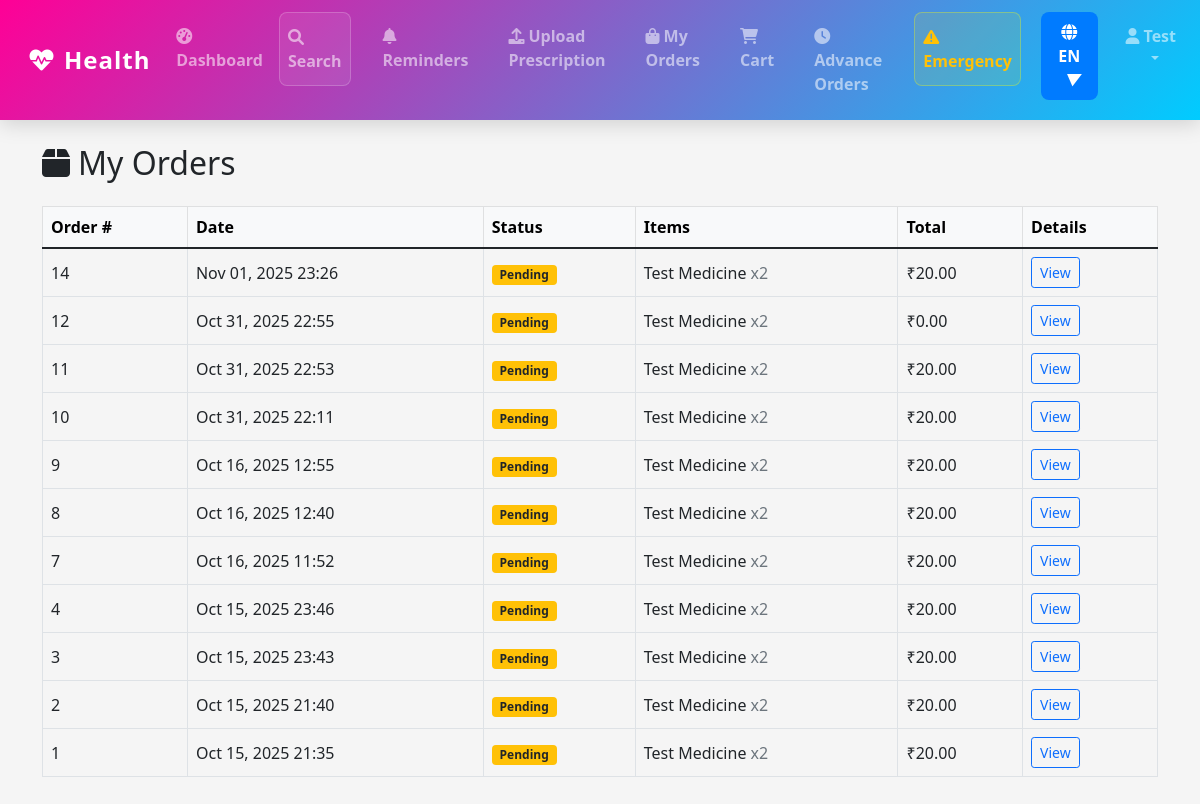
/en/orders/my-orders/ (signed in), run on the app's committed database.
### users/models.py (models this page shows, shortened)
class User(AbstractUser):
    LANGUAGE_CHOICES = [
        ('en', 'English'),
        ('hi', 'Hindi'),
        ('mr', 'Marathi'),
    ]
    phone_number = models.CharField(max_length=15, unique=True)
    preferred_language = models.CharField(max_length=2, choices=LANGUAGE_CHOICES, default='en')
    profile_picture = models.ImageField(upload_to='profile_pictures/', null=True, blank=True)
    is_pharmacist = models.BooleanField(default=False)
    pharmacy = models.ForeignKey('pharmacy.Pharmacy', on_delete=models.SET_NULL, null=True, blank=True, related_name='pharmacists')
    created_at = models.DateTimeField(auto_now_add=True)
    updated_at = models.DateTimeField(auto_now=True)

### orders/models.py (models this page shows, shortened)
class Order(models.Model):
    STATUS_CHOICES = [
        ('pending', _('Pending')),
        ('confirmed', _('Confirmed')),
        ('preparing', _('Preparing')),
        ('ready', _('Ready for Pickup')),
        ('out_for_delivery', _('Out for Delivery')),
        ('delivered', _('Delivered')),
        ('completed', _('Completed')),
        ('cancelled', _('Cancelled')),
    ]
    PAYMENT_METHODS = [
        ('cod', _('Cash on Delivery')),
        ('online', _('Online Payment')),
        ('card', _('Card Payment')),
    ]
    PAYMENT_STATUS_CHOICES = [
        ('pending', _('Pending')),
        ('paid', _('Paid')),
        ('failed', _('Failed')),
        ('refunded', _('Refunded')),
    ]
    DELIVERY_METHODS = [
        ('pickup', _('Store Pickup')),
        ('home_delivery', _('Home Delivery')),
    ]
    user = models.ForeignKey(User, on_delete=models.CASCADE)
    pharmacy = models.ForeignKey(Pharmacy, on_delete=models.CASCADE)
    prescription = models.ForeignKey(Prescription, on_delete=models.SET_NULL, null=True, blank=True)
    status = models.CharField(max_length=20, choices=STATUS_CHOICES, default='pending')
    payment_method = models.CharField(max_length=20, choices=PAYMENT_METHODS, default='cod')
    payment_status = models.CharField(max_length=20, choices=PAYMENT_STATUS_CHOICES, default='pending')
    delivery_method = models.CharField(max_length=20, choices=DELIVERY_METHODS, default='pickup')
    delivery_address = models.TextField(blank=True)
    delivery_email = models.EmailField(blank=True, help_text="Email for delivery notifications (optional)")
    delivery_charges = models.DecimalField(max_digits=10, decimal_places=2, default=0)
    subtotal = models.DecimalField(max_digits=10, decimal_places=2, default=0)
    total_amount = models.DecimalField(max_digits=10, decimal_places=2, default=0)
    notes = models.TextField(blank=True)
    is_advance_order = models.BooleanField(default=False, help_text="Whether this is an advance order")
    advance_order_type = models.CharField(max_length=20, choices=[('prescription', 'Prescription Order'), ('restock', 'Inventory Restock')], blank=True, null=True)
    verification_code = models.CharField(max_length=6, blank=True, null=True, help_text="Verification code for pharmacist")
    is_verified = models.BooleanField(default=False, help_text="Whether the order has been verified by pharmacist")
    created_at = models.DateTimeField(auto_now_add=True)
    updated_at = models.DateTimeField(auto_now=True)

class OrderItem(models.Model):
    order = models.ForeignKey(Order, on_delete=models.CASCADE, related_name='items')
    medicine = models.ForeignKey(Medicine, on_delete=models.CASCADE)
    quantity = models.IntegerField(default=1)
    price = models.DecimalField(max_digits=10, decimal_places=2)
    prescription_medicine = models.ForeignKey(PrescriptionMedicine, on_delete=models.SET_NULL, null=True, blank=True)

### medicines/models.py (models this page shows, shortened)
class Medicine(models.Model):
    MEDICINE_TYPES = [
        ('tablet', 'Tablet'),
        ('capsule', 'Capsule'),
        ('syrup', 'Syrup'),
        ('injection', 'Injection'),
        ('cream', 'Cream'),
        ('drops', 'Drops'),
    ]
    STOCK_STATUS = [
        ('in_stock', '🟢 In Stock'),
        ('out_of_stock', '🔴 Out of Stock'),
        ('expiring_soon', '⚠️ Expiring Soon'),
    ]
    pharmacy = models.ForeignKey(Pharmacy, on_delete=models.CASCADE)
    name = models.CharField(max_length=200)
    generic_name = models.CharField(max_length=200)
    brand = models.CharField(max_length=100)
    medicine_type = models.CharField(max_length=20, choices=MEDICINE_TYPES)
    strength = models.CharField(max_length=50)  # e.g., "500mg", "10ml"
    price = models.DecimalField(max_digits=10, decimal_places=2)
    quantity = models.IntegerField(default=0)
    expiry_date = models.DateField()
    batch_number = models.CharField(max_length=50)
    is_essential = models.BooleanField(default=False)
    is_prescription_required = models.BooleanField(default=True)
    created_at = models.DateTimeField(auto_now_add=True)
    updated_at = models.DateTimeField(auto_now=True)

### orders/views.py (the view)
# urls.py: path('my-orders/', views.my_orders, name='my_orders'),
@login_required
def my_orders(request):
    orders = Order.objects.filter(user=request.user).order_by('-created_at')
    return render(request, 'orders/my_orders.html', {'orders': orders})

### core/context_processors.py (called while the page is built)
def language_info(request):
    try:
        return {
            'LANGUAGE_CODE': translation.get_language(),
            'LANGUAGES': settings.LANGUAGES,
            'CURRENT_LANGUAGE': dict(settings.LANGUAGES).get(translation.get_language(), 'English'),
        }
    except Exception as e:
        print(f"Context processor error: {e}")
        return {
            'LANGUAGE_CODE': 'en',
            'LANGUAGES': settings.LANGUAGES,
            'CURRENT_LANGUAGE': 'English',
        }

### orders/models.py (called while the page is built)
    @property
    def item_count(self):
        return self.items.count()

### orders/services.py (called while the page is built)
    @staticmethod
    def get_or_create_cart(user):
        from .models import Cart
        cart, created = Cart.objects.get_or_create(user=user)
        return cart

### orders/templatetags/order_filters.py (called while the page is built)
@register.simple_tag
def get_cart_count(user):
    if user.is_authenticated:
        try:
            cart = CartService.get_or_create_cart(user)
            return cart.item_count
        except:
            return 0
    return 0

### templates/orders/my_orders.html (shortened to what this page needs)
{% extends 'base.html' %}
{% load static %}
{% block content %}
<div class="container py-4">
	<div class="row">
		<div class="col-12">
			<h2 class="mb-4"><i class="fas fa-box me-2"></i>My Orders</h2>
			{% if orders %}
			<div class="table-responsive">
				<table class="table table-bordered table-hover align-middle">
					<thead class="table-light">
						<tr>
							<th>Order #</th>
							<th>Date</th>
							<th>Status</th>
							<th>Items</th>
							<th>Total</th>
							<th>Details</th>
						</tr>
					</thead>
					<tbody>
						{% for order in orders %}
						<tr>
							<td>{{ order.id }}</td>
							<td>{{ order.created_at|date:"M d, Y H:i" }}</td>
							<td>
								<span class="badge
									{% if order.status == 'pending' %}bg-warning text-dark
									{% elif order.status == 'confirmed' %}bg-info text-white
									{% elif order.status == 'preparing' %}bg-primary text-white
									{% elif order.status == 'ready' %}bg-success text-white
									{% elif order.status == 'out_for_delivery' %}bg-info text-white
									{% elif order.status == 'delivered' %}bg-success text-white
									{% elif order.status == 'completed' %}bg-primary text-white
									{% else %}bg-secondary text-white{% endif %}">
									{{ order.get_status_display }}
								</span>
							</td>
							<td>
								<ul class="list-unstyled mb-0">
									{% for item in order.items.all %}
									<li>{{ item.medicine.name }} <span class="text-muted">x{{ item.quantity }}</span></li>
									{% endfor %}
								</ul>
							</td>
							<td>₹{{ order.total_amount }}</td>
							<td>
								{% if order.id %}
									<a href="{% url 'orders:order_detail' order.id %}" class="btn btn-sm btn-outline-primary">View</a>
								{% else %}
									<button class="btn btn-sm btn-outline-secondary" disabled>View</button>
								{% endif %}
							</td>
						</tr>
						{% endfor %}
					</tbody>
				</table>
			</div>
			{% endif %}
		</div>
	</div>
</div>
{% endblock %}

### templates/base.html (shortened to what this page needs)
{% load i18n %}
{% load static %}
<!DOCTYPE html>
<html lang="{{ LANGUAGE_CODE }}">
<head>
    <link href="https://cdn.jsdelivr.net/npm/bootstrap@5.1.3/dist/css/bootstrap.min.css" rel="stylesheet">
    <link href="https://cdnjs.cloudflare.com/ajax/libs/font-awesome/6.0.0/css/all.min.css" rel="stylesheet">
</head>
<body style="background:whitesmoke;">
    <nav class="navbar navbar-expand-lg navbar-dark sticky-top"
     style="background: linear-gradient(135deg, rgb(255, 0, 150), rgb(0, 204, 255));">
        <div class="container-fluid">
            <a class="navbar-brand fw-bold" href="{% url 'core:home' %}">
                <i class="fas fa-heartbeat me-2"></i>{% trans "HealthBridge 360" %}
            </a>
            <div class="collapse navbar-collapse" id="navbarNav">
                <ul class="navbar-nav ms-auto">
                    {% if user.is_authenticated %}
                        <li class="nav-item">
                            <a class="nav-link" href="{% url 'core:dashboard' %}">
                                <i class="fas fa-tachometer-alt me-1"></i>{% trans "Dashboard" %}
                            </a>
                        </li>
                        <li class="nav-item me-3">
                            <a class="nav-link" href="{% url 'core:search' %}">
                                <i class="fas fa-search me-1"></i>{% trans "Search" %}
                            </a>
                        </li>
                        {% if not user.is_pharmacist %}
                        <li class="nav-item me-3">
                            <a class="nav-link" href="{% url 'reminders:list' %}">
                                <i class="fas fa-bell me-1"></i>{% trans "Reminders" %}
                            </a>
                        </li>
                        <li class="nav-item me-3">
                            <a class="nav-link" href="{% url 'orders:upload_prescription' %}">
                                <i class="fas fa-upload me-1"></i>{% trans "Upload Prescription" %}
                            </a>
                        </li>
                        <li class="nav-item me-3">
                            <a class="nav-link" href="{% url 'orders:my_orders' %}">
                                <i class="fas fa-shopping-bag me-1"></i>{% trans "My Orders" %}
                            </a>
                        </li>
                        <li class="nav-item me-3">
                            <a class="nav-link position-relative" href="{% url 'orders:view_cart' %}">
                                <i class="fas fa-shopping-cart me-1"></i>{% trans "Cart" %}
                                {% if user.is_authenticated %}
                                    {% load order_filters %}
                                    {% get_cart_count user as cart_count %}
                                {% endif %}
                            </a>
                        </li>
                        <li class="nav-item me-3">
                            <a class="nav-link" href="{% url 'orders:advance_orders' %}">
                                <i class="fas fa-clock me-1"></i>{% trans "Advance Orders" %}
                            </a>
                        </li>
                        {% endif %}
                        <li class="nav-item me-3">
                            <a class="nav-link text-warning" href="{% url 'core:emergency' %}">
                                <i class="fas fa-exclamation-triangle me-1"></i>{% trans "Emergency" %}
                            </a>
                        </li>
                        <li class="nav-item me-3 language-nav-item" style="position: relative; z-index: 1060;">
                            {% include 'components/language_switcher.html' %}
                        </li>
                        <li class="nav-item dropdown">
                            <a class="nav-link dropdown-toggle" href="#" id="navbarDropdown" role="button" data-bs-toggle="dropdown">
                                <i class="fas fa-user me-1"></i>{{ user.first_name }}
                            </a>
                        </li>
                    {% endif %}
                </ul>
            </div>
        </div>
    </nav>
    <main class="container-fluid px-0">
        {% block content %}
        {% endblock %}
    </main>
    <script src="{% load static %}{% static 'js/main.js' %}"></script>
</body>
</html>

### templates/base.html (style rules this page uses)
nav.navbar { background: linear-gradient(135deg, rgb(255, 0, 150), rgb(0, 204, 255)); transition: all 0.4s cubic-bezier(0.25, 0.46, 0.45, 0.94); box-shadow: 0 4px 20px rgba(0,0,0,0.15); position: sticky; top: 0; z-index: 1030; padding: 12px 0; }
.navbar-brand { font-weight: 700; font-size: 1.5rem; letter-spacing: 1px; transition: all 0.4s cubic-bezier(0.25, 0.46, 0.45, 0.94); padding: 10px 16px; border-radius: 12px; position: relative; overflow: hidden; }
.navbar-brand::before { content: ''; position: absolute; top: 0; left: -100%; width: 100%; height: 100%; background: linear-gradient(90deg, transparent, rgba(255, 255, 255, 0.2), transparent); transition: left 0.5s ease; }
.navbar-brand i { transition: all 0.4s cubic-bezier(0.68, -0.55, 0.265, 1.55); display: inline-block; }
.navbar-nav .nav-link { font-weight: 600; font-size: 1rem; color: #f8f9fa; position: relative; transition: all 0.3s cubic-bezier(0.25, 0.46, 0.45, 0.94); padding: 12px 18px; margin: 0 4px; border-radius: 8px; overflow: hidden; }
.navbar-nav .nav-link::before { content: ''; position: absolute; top: 0; left: -100%; width: 100%; height: 100%; background: linear-gradient(90deg, transparent, rgba(255, 102, 204, 0.2), transparent); transition: left 0.4s ease; }
.navbar-nav .nav-link::after { content: ''; position: absolute; width: 0%; height: 3px; bottom: 0; left: 50%; background: linear-gradient(90deg, #ff66cc, #ff3366); transition: all 0.3s ease; transform: translateX(-50%); }
.navbar-nav .nav-link[href*="search"] { background: rgba(255, 255, 255, 0.08); border: 1px solid rgba(255, 255, 255, 0.2); position: relative; }
.navbar-nav .nav-link[href*="search"]::before { background: linear-gradient(45deg, rgba(255, 102, 204, 0.3), rgba(0, 204, 255, 0.3)); }
.navbar-nav .nav-link[href*="emergency"] { background: rgba(255, 255, 0, 0.1); border: 1px solid rgba(255, 255, 0, 0.3); animation: emergencyPulse 2s infinite; position: relative; }
.nav-item.dropdown, .nav-item.dropdown > a.nav-link.dropdown-toggle { pointer-events: auto !important; cursor: pointer !important; user-select: none; }
.nav-item.dropdown { position: relative !important; }
.language-nav-item { pointer-events: auto !important; }
nav.navbar { overflow: visible !important; }
.navbar-collapse { overflow: visible !important; }
html { scroll-behavior: smooth; }

### data on the page
User: first_name "Test"
Order: id "14", created_at "Nov 01, 2025 23:26", status "Pending", total_amount "20.00", shows "View"
OrderItem: medicine.name "Test Medicine", quantity "2"
Order: id "12", created_at "Oct 31, 2025 22:55", status "Pending", total_amount "0.00", shows "View"
OrderItem: medicine.name "Test Medicine", quantity "2"
Order: id "11", created_at "Oct 31, 2025 22:53", status "Pending", total_amount "20.00", shows "View"
OrderItem: medicine.name "Test Medicine", quantity "2"
Order: id "10", created_at "Oct 31, 2025 22:11", status "Pending", total_amount "20.00", shows "View"
OrderItem: medicine.name "Test Medicine", quantity "2"
Order: id "9", created_at "Oct 16, 2025 12:55", status "Pending", total_amount "20.00", shows "View"
OrderItem: medicine.name "Test Medicine", quantity "2"
Order: id "8", created_at "Oct 16, 2025 12:40", status "Pending", total_amount "20.00", shows "View"
OrderItem: medicine.name "Test Medicine", quantity "2"
Order: id "7", created_at "Oct 16, 2025 11:52", status "Pending", total_amount "20.00", shows "View"
OrderItem: medicine.name "Test Medicine", quantity "2"
Order: id "4", created_at "Oct 15, 2025 23:46", status "Pending", total_amount "20.00", shows "View"
OrderItem: medicine.name "Test Medicine", quantity "2"
Order: id "3", created_at "Oct 15, 2025 23:43", status "Pending", total_amount "20.00", shows "View"
OrderItem: medicine.name "Test Medicine", quantity "2"
Order: id "2", created_at "Oct 15, 2025 21:40", status "Pending", total_amount "20.00", shows "View"
OrderItem: medicine.name "Test Medicine", quantity "2"
Order: id "1", created_at "Oct 15, 2025 21:35", status "Pending", total_amount "20.00", shows "View"
OrderItem: medicine.name "Test Medicine", quantity "2"

### other printed values
{{ CURRENT_LANGUAGE|slice:":2"|upper }} "EN"
